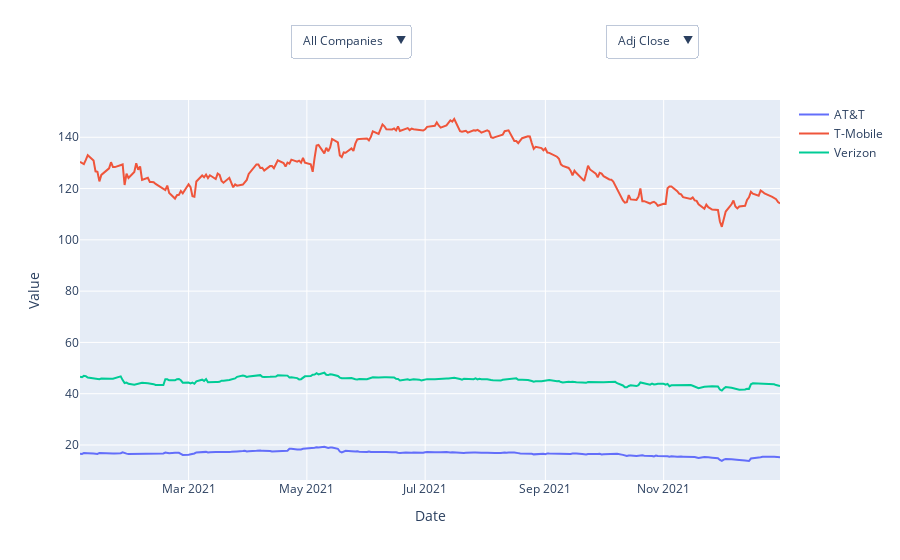

Notebook code for this chart:
### Code cell
# Available columns (metrics) to plot
available_columns = ['Adj Close', 'Volume', 'Open', 'High', 'Low']

# Create an empty figure object
fig = go.Figure()

# Add traces for all companies (initially set to show 'Adj Close')
for company in companies:
    company_data = df_tele[df_tele['Company'] == company]
    fig.add_trace(go.Scatter(x=company_data['Date'], y=company_data['Adj Close'], mode='lines', name=company))

# Create dropdowns for company selection and metric selection with adjusted labels
fig.update_layout(
    xaxis_title="Date",
    yaxis_title="Value",
    updatemenus=[
        # Dropdown for selecting company
        dict(
            buttons=[
                dict(
                    label="All Companies",
                    method="update",
                    args=[{"visible": [True, True, True]}]
                )
            ] + [
                dict(
                    label=company,
                    method="update",
                    args=[{"visible": [company == comp for comp in companies]}]
                ) for company in companies
            ],
            direction="down",
            showactive=True,
            x=0.30,  # Adjust position to fit inline with label
            xanchor="left",
            y=1.2,
            yanchor="top",
        ),
        # Dropdown for selecting metric (e.g., Adj Close, Volume, etc.)
        dict(
            buttons=[dict(
                label=metric,
                method="update",
                args=[{"y": [df_tele[df_tele['Company'] == company][metric] for company in companies]}]
            ) for metric in available_columns],
            direction="down",
            showactive=True,
            x=0.75,  # Adjust position to fit inline with label
            xanchor="left",
            y=1.2,
            yanchor="top",
        )
    ]
)

# Add labels for dropdowns (Company: DROPDOWN  Metric: DROPDOWN)
fig.add_annotation(x=0.15, y=1.22, xref='paper', yref='paper', showarrow=False, text=" ", font=dict(size=12))
fig.add_annotation(x=0.70, y=1.22, xref='paper', yref='paper', showarrow=False, text=" ", font=dict(size=12))

# Show the figure
fig.show()

### Figure 1 — Plotly figure (JSON) as saved in the notebook; plotly's stock layout.template omitted (floating-point values rounded to 4 significant figures; data arrays with more than 128 entries replaced by an {"elided": "..."} marker saying what was removed)
{"data": [{"mode": "lines", "name": "AT&T", "type": "scatter", "x": {"elided": "252 str values"}, "y": {"elided": "252 float values"}}, {"mode": "lines", "name": "T-Mobile", "type": "scatter", "x": {"elided": "252 str values"}, "y": {"elided": "252 float values"}}, {"mode": "lines", "name": "Verizon", "type": "scatter", "x": {"elided": "252 str values"}, "y": {"elided": "252 float values"}}], "layout": {"annotations": [{"font": {"size": 12}, "showarrow": false, "text": " ", "x": 0.15, "xref": "paper", "y": 1.22, "yref": "paper"}, {"font": {"size": 12}, "showarrow": false, "text": " ", "x": 0.7, "xref": "paper", "y": 1.22, "yref": "paper"}], "updatemenus": [{"buttons": [{"args": [{"visible": [true, true, true]}], "label": "All Companies", "method": "update"}, {"args": [{"visible": [true, false, false]}], "label": "AT&T", "method": "update"}, {"args": [{"visible": [false, true, false]}], "label": "T-Mobile", "method": "update"}, {"args": [{"visible": [false, false, true]}], "label": "Verizon", "method": "update"}], "direction": "down", "showactive": true, "x": 0.3, "xanchor": "left", "y": 1.2, "yanchor": "top"}, {"buttons": [{"args": [{"y": {"elided": "3x252 float values"}}], "label": "Adj Close", "method": "update"}, {"args": [{"y": {"elided": "3x252 int values"}}], "label": "Volume", "method": "update"}, {"args": [{"y": {"elided": "3x252 float values"}}], "label": "Open", "method": "update"}, {"args": [{"y": {"elided": "3x252 float values"}}], "label": "High", "method": "update"}, {"args": [{"y": {"elided": "3x252 float values"}}], "label": "Low", "method": "update"}], "direction": "down", "showactive": true, "x": 0.75, "xanchor": "left", "y": 1.2, "yanchor": "top"}], "xaxis": {"title": {"text": "Date"}}, "yaxis": {"title": {"text": "Value"}}}}
